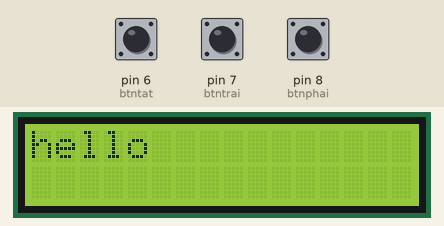
A sketch run on a simulated Arduino Uno, built with avr-gcc and run on an emulated ATmega328P. Parts: 16×2 character LCD. The inputs (shaded band) are chosen by the test bench; at power-on: pin 6 (btntat) LOW, pin 7 (btntrai) LOW, pin 8 (btnphai) LOW.

Above: at 1.2 s.
1.3 s: pin 6 (btntat) pulled HIGH for 0.15 s
At 2.5 s:
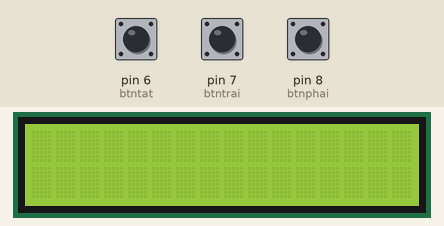
2.9 s: pin 7 (btntrai) pulled HIGH for 0.15 s
4.5 s: pin 6 (btntat) pulled HIGH for 1 s
At 6.0 s:
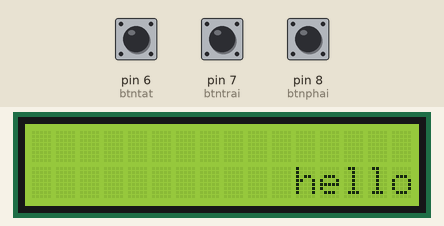
7.0 s: pin 8 (btnphai) pulled HIGH for 0.15 s
At 7.4 s:
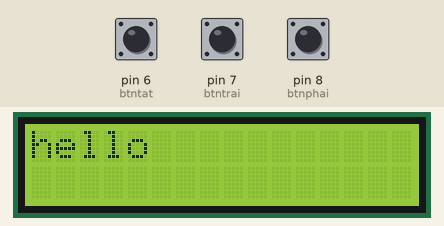
10.1 s: pin 7 (btntrai) pulled HIGH for 1 s
At 11.3 s:
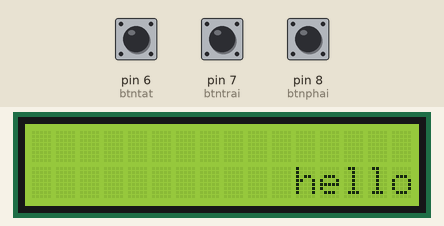
14.1 s: pin 8 (btnphai) pulled HIGH for 1 s
At 14.4 s:
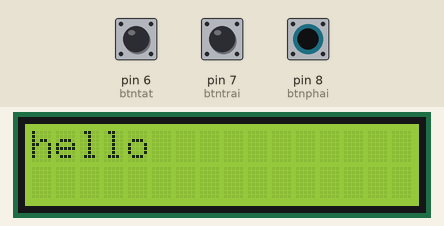
Timing chart, 0 to 17.1 s (numbered marks = the images above; inputs shaded):
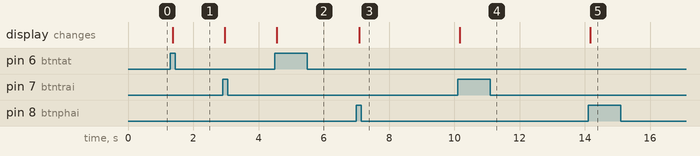

The sketch:

th_baitap6.ino
```cpp
#include <LiquidCrystal.h>
LiquidCrystal lcd(12,11,5,4,3,2);
int btntat = 6;
int btntrai= 7;
int btnphai=8;
int preBtnTat= LOW;
int preBtnTrai= LOW;
int preBtnPhai= LOW;

bool state = true;
int cursorX = 0;
int cursorY = 0;

void setup() {
  lcd.begin (16,2);
  lcd.setCursor(0, 0);
  lcd.print("hello");
  delay(20);
  pinMode(btntat,INPUT);
  pinMode(btntrai,INPUT);
  pinMode(btnphai,INPUT);
}

void loop() {
  int curBtntat = digitalRead(btntat);
  int curBtntrai = digitalRead(btntrai);
  int curBtnphai = digitalRead(btnphai);

  if (preBtnTat == LOW && curBtntat == HIGH){
    state = !state;
    delay(20);
  }
  if (preBtnTrai == LOW && curBtntrai == HIGH){
    cursorX -= 2;
    delay(20);
  }
  if (preBtnPhai == LOW && curBtnphai == HIGH){
    cursorX += 2;
    delay(20);
  }

  if (state) lcd.display();
  else lcd.noDisplay();

  if (cursorX < 0) {
    cursorX = 11;
    cursorY--;
    if (cursorY < 0) cursorY = 1;
  }

  if (cursorX > 11) {
    cursorX = 0;
    cursorY++;
    if (cursorY > 1) cursorY = 0;
  }
  lcd.clear();
  lcd.setCursor(cursorX, cursorY);
  lcd.print("hello");
  delay(20);

  preBtnTat = curBtntat;
  preBtnTrai = curBtntrai;
  preBtnPhai = curBtnphai;
}
```

Measured:
- after the input at 1.3 s, the display: changes after 0.08 s (image 1)
- after the input at 4.5 s, the display: changes after 0.07 s (image 2)
- after the input at 7.0 s, the display: changes after 0.09 s (image 3)
- after the input at 10.1 s, the display: changes after 0.06 s (image 4)
- after the input at 14.1 s, the display: changes after 0.06 s (image 5)
